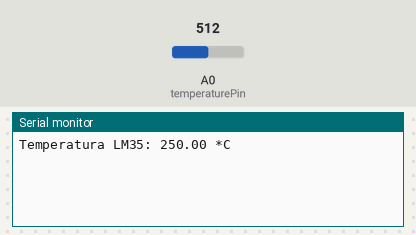
This sketch was run on a simulated Arduino Uno, built with avr-gcc and run on an emulated ATmega328P. On the bench: the last lines printed to the serial monitor. The test bench sets the inputs (shaded band); at power-on: A0 (temperaturePin) = 512.

Above: at 1.2 s.
1.3 s: A0 (temperaturePin) set to 716
At 1.7 s:
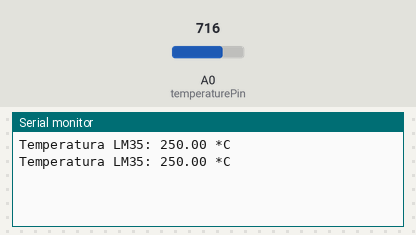
2.8 s: A0 (temperaturePin) set to 900
At 4.5 s:
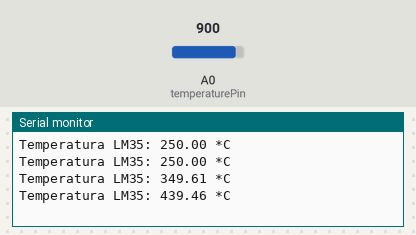
Timing chart, 0 to 6.0 s (numbered marks = the images above; inputs shaded):
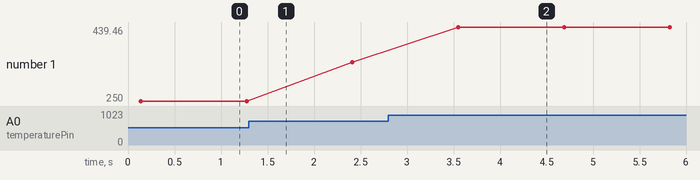

The sketch:

sensor_lm35.ino
```cpp
int temperaturePin = A0;
float soma = 0;
float temp = 0;

float getVoltage(int pin) {
  return (analogRead(pin) * 0.004882814);
}

void setup() {
  Serial.begin(9600);
}

void loop() {
  soma = 0;
  for (int i = 1; i <= 1000; i++) {
    float temperature = getVoltage(temperaturePin);
    temperature = temperature * 100.0;
    soma += temperature;
  }
  temp = soma / 1000.0;

  Serial.print("Temperatura LM35: ");
  Serial.print(temp);
  Serial.println(" *C");

  delay(1000);
}
```

Measured:
- after the input at 2.8 s, the serial monitor: prints a new line after 0.75 s (image 2)
- plotted number 1: 250 → 349.61 after the input at 1.3 s, 349.61 → 439.46 after the input at 2.8 s
